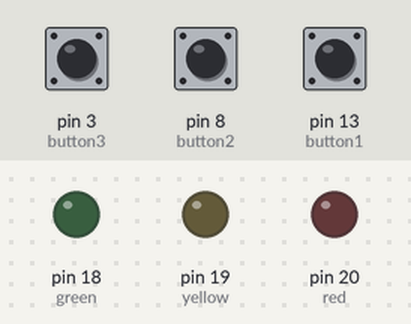
Bench run of a program on a simulated MicroPython board. Shown: output pins drawn as LEDs (lit = HIGH). Dashed ring = blinking. The test bench sets the inputs (shaded band); at power-on: pin 3 (button3) LOW, pin 8 (button2) LOW, pin 13 (button1) LOW.

Above: at 1.2 s.
1.3 s: pin 3 (button3) pulled HIGH for 1 s
At 3.3 s:
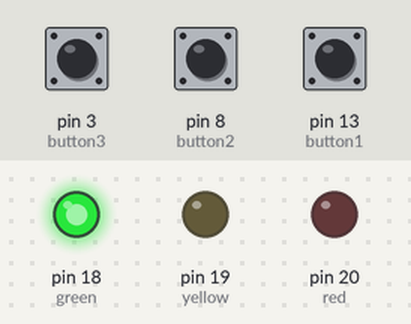
3.8 s: pin 8 (button2) pulled HIGH for 3.2 s
At 3.9 s:
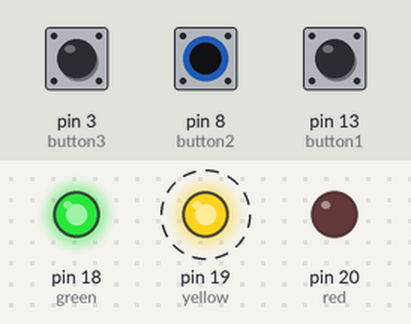
8.5 s: pin 13 (button1) pulled HIGH for 0.25 s
At 9.4 s:
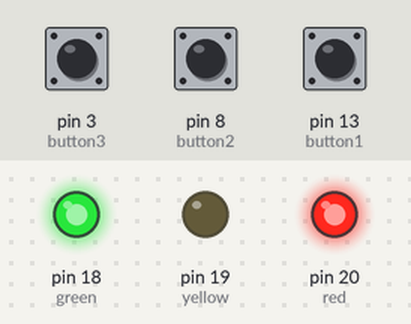
10.2 s: pin 3 (button3) pulled HIGH for 0.25 s
At 10.3 s:
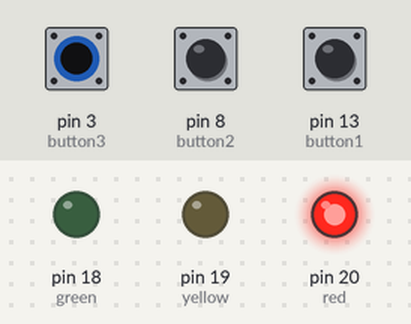
11.9 s: pin 8 (button2) pulled HIGH for 0.25 s
At 13.2 s:
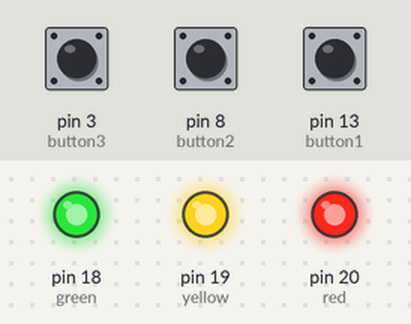
13.6 s: pin 3 (button3) pulled HIGH for 0.25 s
At 13.7 s:
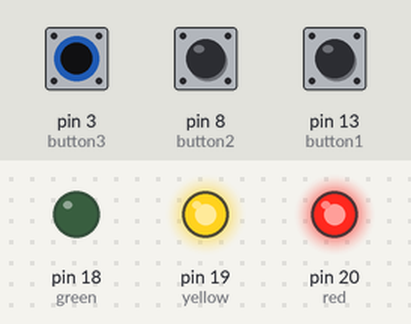
Timing chart, 0 to 16.3 s (numbered marks = the images above; inputs shaded):
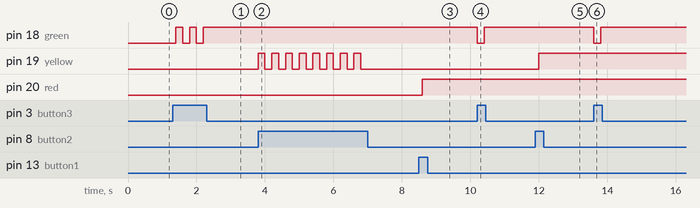

Measured:
- after the input at 1.3 s, pin 18 (green): alternates HIGH for 0.20 s and LOW for 0.20 s, 5 changes in all, then stays HIGH, starting after 0.10 s
- after the input at 3.8 s, pin 19 (yellow): alternates HIGH for 0.20 s and LOW for 0.20 s, 16 changes in all, then stays LOW, starting at once
- after the input at 8.5 s, pin 20 (red): LOW → HIGH after 0.10 s
- after the input at 10.2 s, pin 18 (green): HIGH → LOW at once, → HIGH 0.20 s later
- after the input at 11.9 s, pin 19 (yellow): LOW → HIGH after 0.10 s
- after the input at 13.6 s, pin 18 (green): HIGH → LOW at once, → HIGH 0.20 s later

The program:

Day_3a.py
```python
'''
Buttons to toggle LEDs on/off
'''

# Imports
from machine import Pin
import time

# Set up PINs LEDS
red = Pin(20, Pin.OUT)
yellow = Pin(19, Pin.OUT)
green = Pin(18, Pin.OUT)

# Set up PINs buttons
button1 = Pin(13, Pin.IN, Pin.PULL_DOWN)
button2 = Pin(8, Pin.IN, Pin.PULL_DOWN)
button3 = Pin(3, Pin.IN, Pin.PULL_DOWN)

# Set LEDs to off
red.value(0)
yellow.value(0)
green.value(0)

# Light one LED per button
while True:
    if button1.value() == 1:
        red.toggle()
    elif button2.value() == 1:
        yellow.toggle()
    elif button3.value() == 1:
        green.toggle()

    time.sleep(0.2)
```
